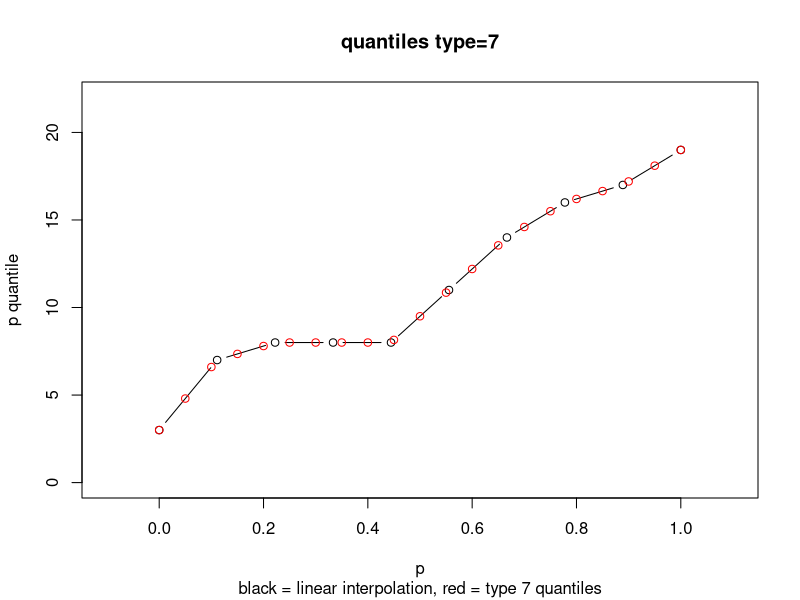
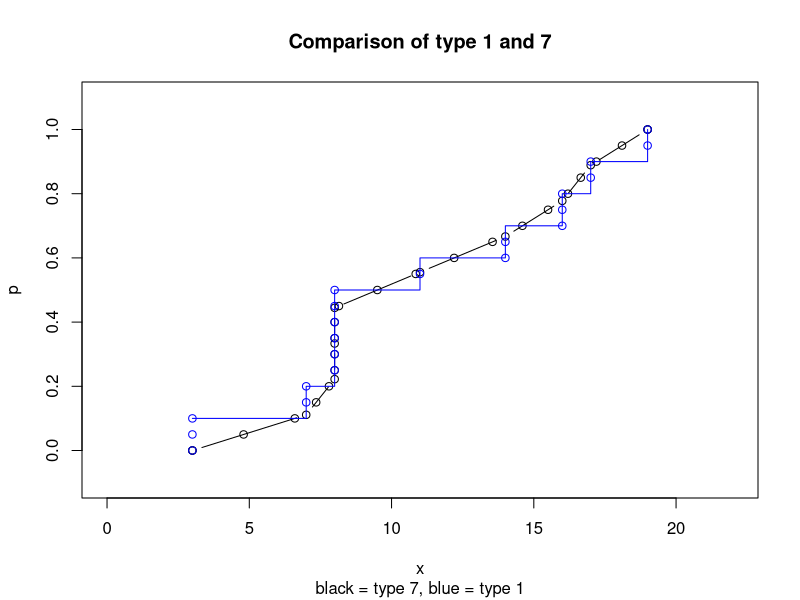
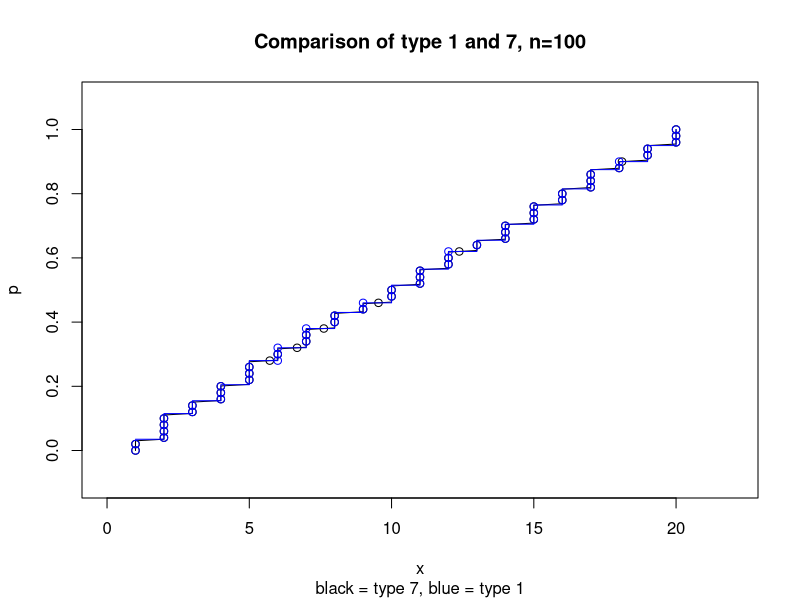

Recreate these plots in R, in order.
#####################################################
# Descriptive Statistics: Quantiles of type 1 and
# type 7 in R
#
# File: des_stat_quantiles_sol.R
#
#####################################################
library(tidyverse)

# a) Generate a random sample of size n from 1, 2, ..., 20
# and determine the empirical distribution function 
s.size <- 10
x <- sample(1:20, size = s.size, replace = TRUE)
emp.dist <- tibble(
  obs = x
  ) %>%
  count(obs) %>%
  mutate(
    cum.rel.freq = cumsum(n)/sum(n)
  )

# b) Determine a R function to find quantile according
# to the definition given in the lecture
my.quantile <- function(x,p) {
  x_sort <- sort(x)
  return(x_sort[ceiling(length(x)*p)])
}

# c) Compare the results of your quantile function with
# the results of the R function
my.quantile(x, seq(0,1, by=0.05))
quantile(x, probs = seq(0,1, by=0.05), type = 1)

# d) The R function quantile() evaluates quantiles of type 7
# if no type is specified. Type 7 quantile are defined by a linear
# interpolation of the points
# (0, x_(1)), (1/(n-1),x_(2)), (2/(n-1),x_(3)), ..., (n/(n-1),x_(n))
# with n = sample size. Visualize the evalution by a diagram
# which contain these points, the linear interpolation and the
# R quantile of type 7 of order 0, 0.5, ..., 1
plot(y=sort(x), x=(0:(s.size-1))/(s.size-1),
     type="b", col = "black",
     ylim=c(0,22), xlim=c(-0.1,1.1),
     xlab="p", ylab="p quantile",
     main="quantiles type=7",
     sub = "black = linear interpolation, red = type 7 quantiles")
points(x=seq(0,1, by=0.05), y=quantile(x,prob=seq(0,1, by=0.05)), col="red")

# e) Create a table containing the quantiles of type 1 and type 7 of order
# 0,0.01, ..., 0.99,1. What are the possible values of the quantiles?
q1.q7 <- tibble(
  p = seq(0,1,by=0.01),
  q1 = quantile(x, probs=p,type=1),
  q7 = quantile(x, probs=p,type=7)
)
# feasible value type 1: all sample values
# feasible values type 7: all values in the interval 
# [min(sample values, max(sample values)]

# f) Create a diagram which visualize the empirical distribution function,
# the function H, which connects the points
# (0, x_(1)), (1/(n-1),x_(2)), (2/(n-1),x_(3)), ..., (n/(n-1),x_(n))
# with line segments (the above linear interpolation), type 1 and type 7
# quantiles and mention the difference between type 1 and type 7 quantiles.
plot(x=sort(x), y=(0:(s.size-1))/(s.size-1),
     type="b", col = "black",
     xlim=c(0,22), ylim=c(-0.1,1.1),
     ylab="p", xlab="x",
     main="Comparison of type 1 and 7",
     sub = "black = type 7, blue = type 1")
points(y=seq(0,1, by=0.05), x=quantile(x,prob=seq(0,1, by=0.05), type=7), col="black")
points(y=seq(0,1, by=0.05), x=quantile(x,prob=seq(0,1, by=0.05), type=1), col="blue")
lines(x=emp.dist$obs, y=emp.dist$cum.rel.freq, type="s",col="blue")

# g) Increase the sample size from 10 to 50 and then to 100 and create 
# the above diagram. What happens?
s.size <- 200
x <- sample(1:20, size = s.size, replace = TRUE)
emp.dist <- tibble(
  obs = x
) %>%
  count(obs) %>%
  mutate(
    cum.rel.freq = cumsum(n)/sum(n)
  ) 
plot(x=sort(x), y=(0:(s.size-1))/(s.size-1),
     type="l", col = "black",
     xlim=c(0,22), ylim=c(-0.1,1.1),
     ylab="p", xlab="x",
     main="Comparison of type 1 and 7, n=100",
     sub = "black = type 7, blue = type 1")
points(y=seq(0,1, by=0.02), x=quantile(x,prob=seq(0,1, by=0.02), type=7), col="black")
points(y=seq(0,1, by=0.02), x=quantile(x,prob=seq(0,1, by=0.02), type=1), col="blue")
lines(x=emp.dist$obs, y=emp.dist$cum.rel.freq, type="s",col="blue")

# Observations
# a) The deviations between the empirical distribution function F and the 
# function H decrease. For big sample sizes both function are more or less
# identical.
# b) The feasible values of type 1 quantiles are {1,2,...20} whereas
# quantiles of type 7 can take every value from the interval [1,20].
# c) Type 1 quantiles are suited for discrete variables. In case of continous 
# variables both types can be used and exspecially for large sample sizes the
# values are more or less identical.
